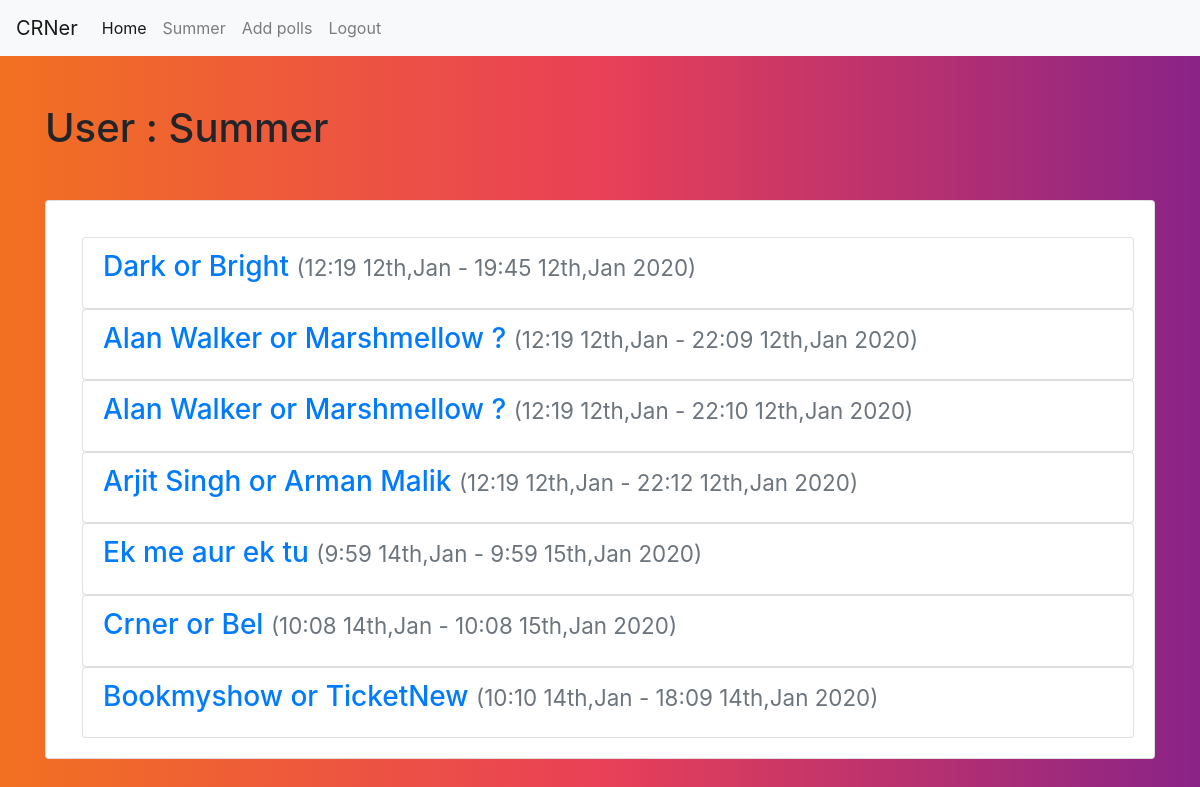
The page /polls/profile/ (signed in) on the database its author committed.
### polls/models.py (models this page shows, shortened)
class User(models.Model):
    username = models.CharField(max_length=30)
    password = models.CharField(max_length=30)
    class Meta:
        verbose_name = _("user")
        verbose_name_plural = _("users")

class Poll(models.Model):
    def get_expiredate():
        return timezone.now() + timedelta(days=1)
    poll = models.CharField(max_length=200)
    created_at = models.DateTimeField(auto_now_add=True)
    expires_at = models.DateTimeField(default = get_expiredate)
    owner = models.ForeignKey("User", on_delete=models.CASCADE)
    category = models.ForeignKey("Category",on_delete=models.SET_NULL,null=True,blank=True)
    class Meta:
        verbose_name = _("poll")
        verbose_name_plural = _("polls")

### polls/views.py (the view)
# urls.py: path("profile/",views.profile,name="blog-profile"),
def profile(request):
    if 'polls_username'  in request.session:
        auth=True
        username=request.session['polls_username']
        user = User.objects.filter(username=username).first()
        polls = user.poll_set.all()
        return render(request, 'polls/profile.html', {'auth':auth,'username':username,"user" : user,'polls':polls})
    else:
        return redirect("polls-login")

### polls/templates/polls/profile.html
{% extends "polls/base.html" %}
{% block content %}
{% if user %}
<h1>User : {{user.username}}</h1>
<div class="card mt-5" >
    <div class="card-body ml-3 mt-3">
        {% if polls %}
            {% for poll in polls %}
            <ul class="list-group">
                <li class="list-group-item">
                <h3 class="card-title"><a href="{% url 'poll' poll.id%}">{{poll.poll}} <small class="text-muted">({{poll.created_at|date:"G:i jS,M"}} - {{poll.expires_at|date:"G:i jS,M Y"}})</small></a></h3>
                </li>
            </ul>
            {% endfor %}
        {% endif %}
    </div>
</div>
{% endif %}
{% endblock content %}

### polls/templates/polls/base.html (shortened to what this page needs)
{%load static%}
<!doctype html>
<html lang="en">
  <head>
    <link rel="stylesheet" href="https://stackpath.bootstrapcdn.com/bootstrap/4.3.1/css/bootstrap.min.css">
    <link rel="stylesheet" href="{% static "polls/style/background.css" %}">
  </head>
  <body>
        <nav class="navbar navbar-expand-lg navbar-light bg-light">
            <a class="navbar-brand" href="{% url 'polls-home' %}">CRNer</a>
            <div class="collapse navbar-collapse" id="navbarSupportedContent">
                <ul class="navbar-nav mr-auto">
                <li class="nav-item active">
                    <a class="nav-link" href="{% url 'polls-home' %}">Home <span class="sr-only">(current)</span></a>
                </li>
                {% if auth %}
                <li class="nav-item">
                    <a class="nav-link" href="{% url 'poll-profile' %}">{{username}}</a>
                </li>
                <li class="nav-item">
                    <a class="nav-link" href="{% url 'poll-add' %}">Add polls</a>
                </li>
                <li class="nav-item">
                    <a class="nav-link" href="{% url 'polls-logout' %}">Logout</a>
                </li>
                {% endif %}
                </ul>
            </div>
        </nav>
        <div class="container py-5">
        {% block content %}
        {% endblock content %}
        </div>
  </body>
</html>

### bel/static/polls/style/background.css (style rules this page uses)
html,body { background: #8A2387; background: -webkit-linear-gradient(to right, #F27121, #E94057, #8A2387); background: linear-gradient(to right, #F27121, #E94057, #8A2387); }

### rows shown on the page
User: username "Summer"
Poll: poll "Dark or Bright", created_at "12:19 12th,Jan", expires_at "19:45 12th,Jan 2020"
Poll: poll "Alan Walker or Marshmellow ?", created_at "12:19 12th,Jan", expires_at "22:09 12th,Jan 2020"
Poll: poll "Alan Walker or Marshmellow ?", created_at "12:19 12th,Jan", expires_at "22:10 12th,Jan 2020"
Poll: poll "Arjit Singh or Arman Malik", created_at "12:19 12th,Jan", expires_at "22:12 12th,Jan 2020"
Poll: poll "Ek me aur ek tu", created_at "9:59 14th,Jan", expires_at "9:59 15th,Jan 2020"
Poll: poll "Crner or Bel", created_at "10:08 14th,Jan", expires_at "10:08 15th,Jan 2020"
Poll: poll "Bookmyshow or TicketNew", created_at "10:10 14th,Jan", expires_at "18:09 14th,Jan 2020"
